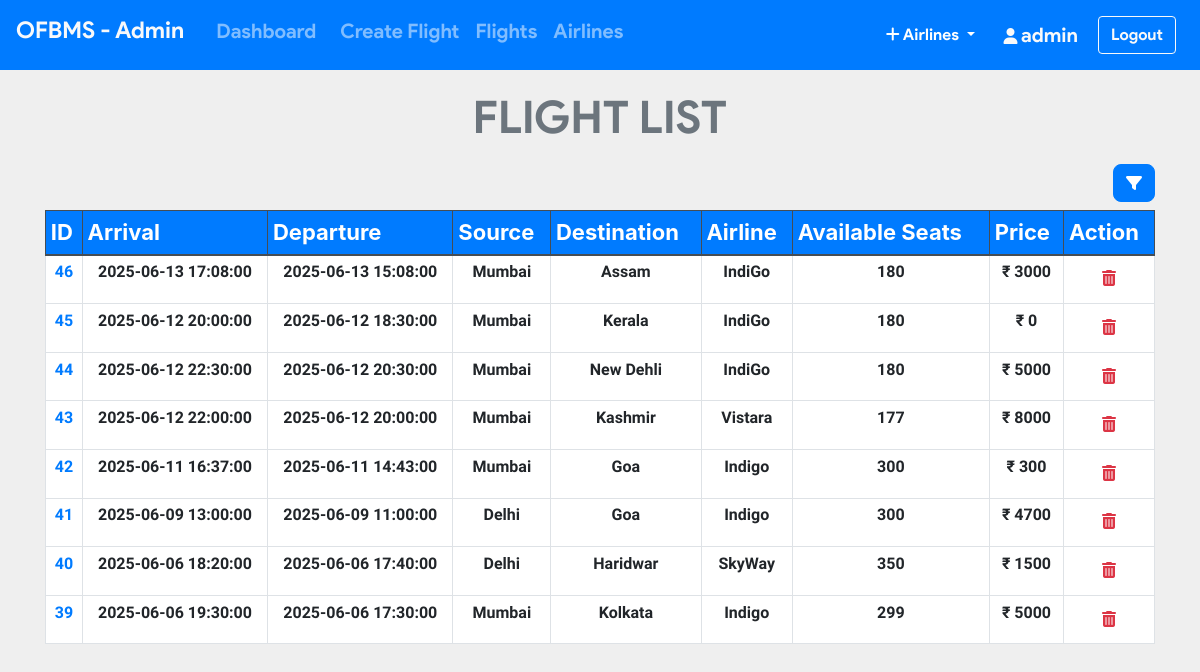
The app's page /admin/all_flights.php (signed in) with its own data.
### tables this page shows
CREATE TABLE `flight` (
  `flight_id` int(11) NOT NULL,
  `admin_id` int(11) NOT NULL,
  `arrivale` datetime NOT NULL,
  `departure` datetime NOT NULL,
  `Destination` varchar(20) NOT NULL,
  `source` varchar(20) NOT NULL,
  `airline` varchar(20) NOT NULL,
  `Seats` varchar(110) NOT NULL,
  `duration` varchar(20) NOT NULL,
  `Price` int(11) NOT NULL,
  `status` varchar(6) DEFAULT NULL,
  `issue` varchar(50) DEFAULT NULL,
  `last_seat` varchar(5) DEFAULT '',
  `bus_seats` int(11) DEFAULT 20,
  `last_bus_seat` varchar(5) DEFAULT ''
);

### admin/all_flights.php (the view, shortened to what this page needs)
<?php
include_once 'header.php';
include_once 'footer.php';
require '../helpers/init_conn_db.php';
?>
<main>
<?php if(isset($_SESSION['adminId'])) { ?>
  <div class="container-md mt-2">
    <h1 class="display-4 text-center text-secondary">FLIGHT LIST</h1>
    <div class="d-flex justify-content-end mb-2">
      <button class="btn btn-primary" onclick="toggleFilter()" style="border-radius: 8px;">
        <i class="fa fa-filter"></i>
      </button>
    </div>
    <table class="table table-sm table-bordered">
      <thead class="thead-dark">
        <tr>
          <th>ID</th>
          <th>Arrival</th>
          <th>Departure</th>
          <th>Source</th>
          <th>Destination</th>
          <th>Airline</th>
          <th>Available Seats</th>
          <th>Price</th>
          <th>Action</th>
        </tr>
      </thead>
      <tbody>
      <?php
        $sql = "SELECT * FROM Flight";
        $sql .= " ORDER BY flight_id DESC";
        $stmt = mysqli_stmt_init($conn);
        mysqli_stmt_prepare($stmt, $sql);
        mysqli_stmt_execute($stmt);
        $result = mysqli_stmt_get_result($stmt);
        while ($row = mysqli_fetch_assoc($result)) {
          echo "
            <tr class='text-center'>
              <td><a href='pass_list.php?flight_id=".$row['flight_id']."'>".$row['flight_id']."</a></td>
              <td>".$row['arrivale']."</td>
              <td>".$row['departure']."</td>
              <td>".$row['source']."</td>
              <td>".$row['Destination']."</td>
              <td>".$row['airline']."</td>
              <td>".$row['Seats']."</td>
              <td>₹ ".$row['Price']."</td>
              <td>
                <form action='all_flights.php' method='post'>
                  <input name='flight_id' type='hidden' value=".$row['flight_id'].">
                  <button class='btn' type='submit' name='del_flight'>
                    <i class='text-danger fa fa-trash'></i>
                  </button>
                </form>
              </td>
            </tr>
          ";
        }
      ?>
      </tbody>
    </table>
  </div>
<?php } ?>
</main>

### admin/header.php (style rules this page uses)
.table .thead-dark th { background-color: #007bff; }

### admin/all_flights.php (style rules this page uses)
table { background-color: white; }
h1 { margin-top: 20px; margin-bottom: 20px; font-family: 'product sans'; font-size: 45px !important; font-weight: lighter; }
body { background-color: #efefef; }
th { font-size: 22px; }
td { margin-top: 10px !important; font-size: 16px; font-weight: bold; font-family: 'Assistant', sans-serif !important; }

### records on screen
flight: flight_id "46", arrivale "2025-06-13 17:08:00", departure "2025-06-13 15:08:00", source "Mumbai", Destination "Assam", airline "IndiGo", Seats "180", Price "3000"
flight: flight_id "45", arrivale "2025-06-12 20:00:00", departure "2025-06-12 18:30:00", source "Mumbai", Destination "Kerala", airline "IndiGo", Seats "180", Price "0"
flight: flight_id "44", arrivale "2025-06-12 22:30:00", departure "2025-06-12 20:30:00", source "Mumbai", Destination "New Dehli", airline "IndiGo", Seats "180", Price "5000"
flight: flight_id "43", arrivale "2025-06-12 22:00:00", departure "2025-06-12 20:00:00", source "Mumbai", Destination "Kashmir", airline "Vistara", Seats "177", Price "8000"
flight: flight_id "42", arrivale "2025-06-11 16:37:00", departure "2025-06-11 14:43:00", source "Mumbai", Destination "Goa", airline "Indigo", Seats "300", Price "300"
flight: flight_id "41", arrivale "2025-06-09 13:00:00", departure "2025-06-09 11:00:00", source "Delhi", Destination "Goa", airline "Indigo", Seats "300", Price "4700"
flight: flight_id "40", arrivale "2025-06-06 18:20:00", departure "2025-06-06 17:40:00", source "Delhi", Destination "Haridwar", airline "SkyWay", Seats "350", Price "1500"
flight: flight_id "39", arrivale "2025-06-06 19:30:00", departure "2025-06-06 17:30:00", source "Mumbai", Destination "Kolkata", airline "Indigo", Seats "299", Price "5000"

### other values on screen
$_SESSION['adminUname'] "admin"
